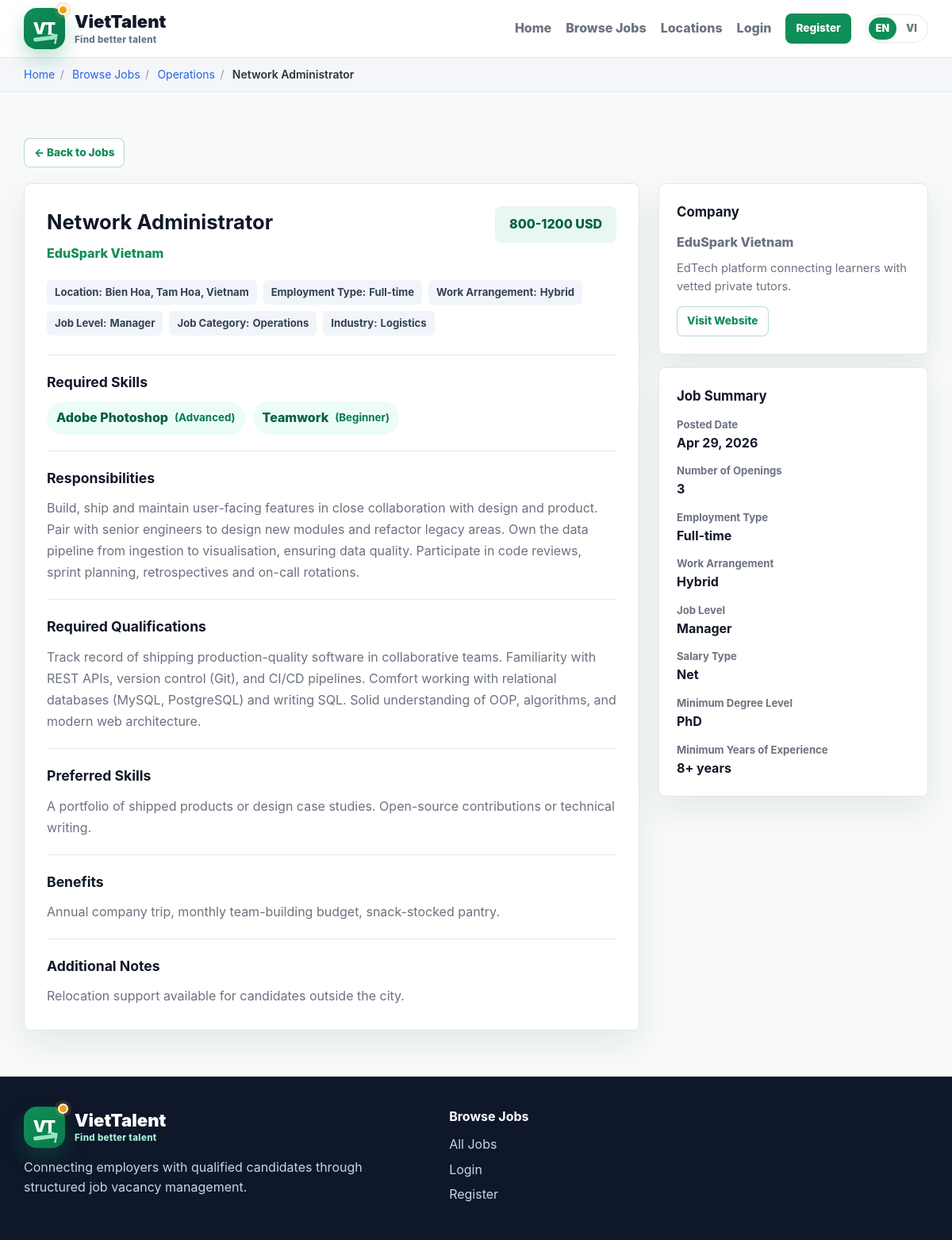
The page /public/index.php?page=job_detail&id=30 on the database its author committed.
### tables this page shows
CREATE TABLE job_vacancies (
  id INT UNSIGNED AUTO_INCREMENT PRIMARY KEY,
  employer_id INT UNSIGNED NOT NULL,
  job_title_id INT UNSIGNED NOT NULL,
  job_category_id INT UNSIGNED NOT NULL,
  employment_type_id INT UNSIGNED NOT NULL,
  industry_id INT UNSIGNED NOT NULL,
  job_level_id INT UNSIGNED NOT NULL,
  number_of_openings INT UNSIGNED NOT NULL DEFAULT 1,
  country_id INT UNSIGNED NOT NULL,
  city_id INT UNSIGNED NOT NULL,
  district_id INT UNSIGNED NULL,
  work_arrangement_id INT UNSIGNED NOT NULL,
  salary_range_id INT UNSIGNED NOT NULL,
  salary_type_id INT UNSIGNED NOT NULL,
  benefits TEXT NULL,
  responsibilities TEXT NOT NULL,
  required_qualifications TEXT NOT NULL,
  preferred_skills TEXT NULL,
  additional_notes TEXT NULL,
  degree_level_id INT UNSIGNED NOT NULL,
  experience_level_id INT UNSIGNED NOT NULL,
  status ENUM('active', 'inactive', 'removed') NOT NULL DEFAULT 'inactive',
  created_at TIMESTAMP DEFAULT CURRENT_TIMESTAMP,
  updated_at TIMESTAMP DEFAULT CURRENT_TIMESTAMP ON UPDATE CURRENT_TIMESTAMP,
  CONSTRAINT fk_job_employer FOREIGN KEY (employer_id) REFERENCES employer_profiles(id),
  CONSTRAINT fk_job_title FOREIGN KEY (job_title_id) REFERENCES job_titles(id),
  CONSTRAINT fk_job_category FOREIGN KEY (job_category_id) REFERENCES job_categories(id),
  CONSTRAINT fk_job_employment_type FOREIGN KEY (employment_type_id) REFERENCES employment_types(id),
  CONSTRAINT fk_job_industry FOREIGN KEY (industry_id) REFERENCES industries(id),
  CONSTRAINT fk_job_level FOREIGN KEY (job_level_id) REFERENCES job_levels(id),
  CONSTRAINT fk_job_country FOREIGN KEY (country_id) REFERENCES countries(id),
  CONSTRAINT fk_job_city FOREIGN KEY (city_id) REFERENCES cities(id),
  CONSTRAINT fk_job_district FOREIGN KEY (district_id) REFERENCES districts(id),
  CONSTRAINT fk_job_work_arrangement FOREIGN KEY (work_arrangement_id) REFERENCES work_arrangements(id),
  CONSTRAINT fk_job_salary_range FOREIGN KEY (salary_range_id) REFERENCES salary_ranges(id),
  CONSTRAINT fk_job_salary_type FOREIGN KEY (salary_type_id) REFERENCES salary_types(id),
  CONSTRAINT fk_job_degree FOREIGN KEY (degree_level_id) REFERENCES degree_levels(id),
  CONSTRAINT fk_job_experience FOREIGN KEY (experience_level_id) REFERENCES experience_levels(id)
);

CREATE TABLE job_titles (
  id INT UNSIGNED AUTO_INCREMENT PRIMARY KEY,
  name VARCHAR(120) NOT NULL UNIQUE,
  status ENUM('active', 'inactive') NOT NULL DEFAULT 'active'
);

CREATE TABLE employer_profiles (
  id INT UNSIGNED AUTO_INCREMENT PRIMARY KEY,
  user_id INT UNSIGNED NOT NULL UNIQUE,
  company_name VARCHAR(160) NOT NULL,
  company_website VARCHAR(255) NULL,
  company_description TEXT NULL,
  created_at TIMESTAMP DEFAULT CURRENT_TIMESTAMP,
  CONSTRAINT fk_employer_user FOREIGN KEY (user_id) REFERENCES users(id) ON DELETE CASCADE
);

CREATE TABLE salary_ranges (
  id INT UNSIGNED AUTO_INCREMENT PRIMARY KEY,
  label VARCHAR(120) NOT NULL UNIQUE,
  min_salary DECIMAL(12,2) NOT NULL,
  max_salary DECIMAL(12,2) NULL,
  currency VARCHAR(10) NOT NULL DEFAULT 'USD',
  status ENUM('active', 'inactive') NOT NULL DEFAULT 'active'
);

CREATE TABLE cities (
  id INT UNSIGNED AUTO_INCREMENT PRIMARY KEY,
  country_id INT UNSIGNED NOT NULL,
  name VARCHAR(100) NOT NULL,
  status ENUM('active', 'inactive') NOT NULL DEFAULT 'active',
  UNIQUE KEY uq_city_country (country_id, name),
  CONSTRAINT fk_city_country FOREIGN KEY (country_id) REFERENCES countries(id)
);

CREATE TABLE districts (
  id INT UNSIGNED AUTO_INCREMENT PRIMARY KEY,
  city_id INT UNSIGNED NOT NULL,
  name VARCHAR(100) NOT NULL,
  status ENUM('active', 'inactive') NOT NULL DEFAULT 'active',
  UNIQUE KEY uq_district_city (city_id, name),
  CONSTRAINT fk_district_city FOREIGN KEY (city_id) REFERENCES cities(id)
);

CREATE TABLE countries (
  id INT UNSIGNED AUTO_INCREMENT PRIMARY KEY,
  name VARCHAR(100) NOT NULL UNIQUE,
  status ENUM('active', 'inactive') NOT NULL DEFAULT 'active'
);

CREATE TABLE employment_types (
  id INT UNSIGNED AUTO_INCREMENT PRIMARY KEY,
  name VARCHAR(80) NOT NULL UNIQUE,
  status ENUM('active', 'inactive') NOT NULL DEFAULT 'active'
);

CREATE TABLE work_arrangements (
  id INT UNSIGNED AUTO_INCREMENT PRIMARY KEY,
  name VARCHAR(80) NOT NULL UNIQUE,
  status ENUM('active', 'inactive') NOT NULL DEFAULT 'active'
);

CREATE TABLE job_levels (
  id INT UNSIGNED AUTO_INCREMENT PRIMARY KEY,
  name VARCHAR(80) NOT NULL UNIQUE,
  status ENUM('active', 'inactive') NOT NULL DEFAULT 'active'
);

CREATE TABLE job_categories (
  id INT UNSIGNED AUTO_INCREMENT PRIMARY KEY,
  name VARCHAR(120) NOT NULL UNIQUE,
  status ENUM('active', 'inactive') NOT NULL DEFAULT 'active'
);

CREATE TABLE industries (
  id INT UNSIGNED AUTO_INCREMENT PRIMARY KEY,
  name VARCHAR(120) NOT NULL UNIQUE,
  status ENUM('active', 'inactive') NOT NULL DEFAULT 'active'
);

CREATE TABLE job_vacancy_skills (
  job_vacancy_id INT UNSIGNED NOT NULL,
  skill_id INT UNSIGNED NOT NULL,
  proficiency_level_id INT UNSIGNED NOT NULL,
  PRIMARY KEY (job_vacancy_id, skill_id),
  CONSTRAINT fk_jvs_job FOREIGN KEY (job_vacancy_id) REFERENCES job_vacancies(id) ON DELETE CASCADE,
  CONSTRAINT fk_jvs_skill FOREIGN KEY (skill_id) REFERENCES skills(id),
  CONSTRAINT fk_jvs_proficiency FOREIGN KEY (proficiency_level_id) REFERENCES proficiency_levels(id)
);

CREATE TABLE skills (
  id INT UNSIGNED AUTO_INCREMENT PRIMARY KEY,
  name VARCHAR(120) NOT NULL UNIQUE,
  status ENUM('active', 'inactive') NOT NULL DEFAULT 'active'
);

CREATE TABLE proficiency_levels (
  id INT UNSIGNED AUTO_INCREMENT PRIMARY KEY,
  name VARCHAR(80) NOT NULL UNIQUE,
  status ENUM('active', 'inactive') NOT NULL DEFAULT 'active'
);

CREATE TABLE salary_types (
  id INT UNSIGNED AUTO_INCREMENT PRIMARY KEY,
  name VARCHAR(80) NOT NULL UNIQUE,
  status ENUM('active', 'inactive') NOT NULL DEFAULT 'active'
);

CREATE TABLE degree_levels (
  id INT UNSIGNED AUTO_INCREMENT PRIMARY KEY,
  name VARCHAR(100) NOT NULL UNIQUE,
  status ENUM('active', 'inactive') NOT NULL DEFAULT 'active'
);

CREATE TABLE experience_levels (
  id INT UNSIGNED AUTO_INCREMENT PRIMARY KEY,
  name VARCHAR(100) NOT NULL UNIQUE,
  status ENUM('active', 'inactive') NOT NULL DEFAULT 'active'
);

### resources/views/jobs/detail.php (the view, shortened to what the rows shown need)
<section class="section">
    <div class="container">
        <div class="job-detail-layout">
            <div class="job-detail-main">
                <div class="card job-detail-card">
                    <div class="job-detail-header">
                        <div>
                            <h1><?= e($job['job_title_name'] ?? '') ?></h1>
                            <span class="job-detail-company"><?= e($job['company_name'] ?? '') ?></span>
                        </div>
                        <div class="job-detail-salary"><?= e($job['salary_range_label'] ?? t('negotiable')) ?></div>
                    </div>
                    <div class="job-detail-badges">
                        <span class="meta-badge"><strong><?= e(t('location')) ?>:</strong> <?= e($job['city_name'] ?? '') ?><?= !empty($job['district_name']) ? ', ' . e($job['district_name']) : '' ?>, <?= e($job['country_name'] ?? '') ?></span>
                        <span class="meta-badge"><strong><?= e(t('employment_type')) ?>:</strong> <?= e($job['employment_type_name'] ?? '') ?></span>
                        <span class="meta-badge"><strong><?= e(t('work_arrangement')) ?>:</strong> <?= e($job['work_arrangement_name'] ?? '') ?></span>
                        <span class="meta-badge"><strong><?= e(t('job_level')) ?>:</strong> <?= e($job['job_level_name'] ?? '') ?></span>
                        <span class="meta-badge"><strong><?= e(t('job_category')) ?>:</strong> <?= e($job['job_category_name'] ?? '') ?></span>
                        <span class="meta-badge"><strong><?= e(t('industry')) ?>:</strong> <?= e($job['industry_name'] ?? '') ?></span>
                    </div>
                    <?php if (!empty($skills)): ?>
                        <div class="job-detail-section">
                            <h2><?= e(t('required_skills')) ?></h2>
                            <div class="skill-pill-wrap">
                                <?php foreach ($skills as $sk): ?>
                                    <span class="skill-pill"><?= e($sk['skill_name']) ?> <small>(<?= e($sk['proficiency_name']) ?>)</small></span>
                                <?php endforeach; ?>
                            </div>
                        </div>
                    <?php endif; ?>
                    <div class="job-detail-section">
                        <h2><?= e(t('responsibilities')) ?></h2>
                        <div class="job-detail-text"><?= nl2br(e($job['responsibilities'] ?? '')) ?></div>
                    </div>
                    <div class="job-detail-section">
                        <h2><?= e(t('required_qualifications')) ?></h2>
                        <div class="job-detail-text"><?= nl2br(e($job['required_qualifications'] ?? '')) ?></div>
                    </div>
                    <?php if (!empty($job['preferred_skills'])): ?>
                        <div class="job-detail-section">
                            <h2><?= e(t('preferred_skills')) ?></h2>
                            <div class="job-detail-text"><?= nl2br(e($job['preferred_skills'])) ?></div>
                        </div>
                    <?php endif; ?>
                    <?php if (!empty($job['benefits'])): ?>
                        <div class="job-detail-section">
                            <h2><?= e(t('benefits')) ?></h2>
                            <div class="job-detail-text"><?= nl2br(e($job['benefits'])) ?></div>
                        </div>
                    <?php endif; ?>
                    <?php if (!empty($job['additional_notes'])): ?>
                        <div class="job-detail-section">
                            <h2><?= e(t('additional_notes')) ?></h2>
                            <div class="job-detail-text"><?= nl2br(e($job['additional_notes'])) ?></div>
                        </div>
                    <?php endif; ?>
                </div>
            </div>
            <aside class="job-detail-sidebar">
                <div class="card job-sidebar-card">
                    <h2><?= e(t('company')) ?></h2>
                    <p class="job-sidebar-company"><?= e($job['company_name'] ?? '') ?></p>
                    <?php if (!empty($job['company_description'])): ?>
                        <p class="job-sidebar-desc"><?= nl2br(e($job['company_description'])) ?></p>
                    <?php endif; ?>
                    <?php if (!empty($job['company_website'])): ?>
                        <a class="btn btn-outline btn-sm" href="<?= e($job['company_website']) ?>" target="_blank" rel="noopener noreferrer"><?= e(t('visit_website')) ?></a>
                    <?php endif; ?>
                </div>
                <div class="card job-sidebar-card">
                    <h2><?= e(t('job_summary')) ?></h2>
                    <dl class="job-summary-list">
                        <dt><?= e(t('posted_date')) ?></dt>
                        <dd><?= !empty($job['created_at']) ? e(date('M d, Y', strtotime($job['created_at']))) : 'N/A' ?></dd>
                        <dt><?= e(t('number_of_openings')) ?></dt>
                        <dd><?= e((string)($job['number_of_openings'] ?? 'N/A')) ?></dd>
                        <dt><?= e(t('employment_type')) ?></dt>
                        <dd><?= e($job['employment_type_name'] ?? 'N/A') ?></dd>
                        <dt><?= e(t('work_arrangement')) ?></dt>
                        <dd><?= e($job['work_arrangement_name'] ?? 'N/A') ?></dd>
                        <dt><?= e(t('job_level')) ?></dt>
                        <dd><?= e($job['job_level_name'] ?? 'N/A') ?></dd>
                        <dt><?= e(t('salary_type')) ?></dt>
                        <dd><?= e($job['salary_type_name'] ?? 'N/A') ?></dd>
                        <dt><?= e(t('minimum_degree_level')) ?></dt>
                        <dd><?= e($job['degree_level_name'] ?? 'N/A') ?></dd>
                        <dt><?= e(t('minimum_years_of_experience')) ?></dt>
                        <dd><?= e($job['experience_level_name'] ?? 'N/A') ?></dd>
                    </dl>
                </div>
            </aside>
        </div>
    </div>
</section>

### rows shown on the page
job_vacancies: job_title.name "Network Administrator", employer.company_name "EduSpark Vietnam", salary_range.label "800-1200 USD", city.name "Bien Hoa", district.name "Tam Hoa", country.name "Vietnam", employment_type.name "Full-time", work_arrangement.name "Hybrid", job_level.name "Manager", job_category.name "Operations", industry.name "Logistics", responsibilities "Build, ship and maintain user-facing features in close collaboration with design and product. Pair with senior engineers to design new modules and refactor legacy areas. Own the data pipeline from ingestion to visualisation, ensuring data quality. Participate in code reviews, sprint planning, retrospectives and on-call rotations.", required_qualifications "Track record of shipping production-quality software in collaborative teams. Familiarity with REST APIs, version control (Git), and CI/CD pipelines. Comfort working with relational databases (MySQL, PostgreSQL) and writing SQL. Solid understanding of OOP, algorithms, and modern web architecture.", preferred_skills "A portfolio of shipped products or design case studies. Open-source contributions or technical writing.", benefits "Annual company trip, monthly team-building budget, snack-stocked pantry.", additional_notes "Relocation support available for candidates outside the city.", employer.company_description "EdTech platform connecting learners with vetted private tutors.", created_at "Apr 29, 2026", number_of_openings "3", salary_type.name "Net", degree_level.name "PhD", experience_level.name "8+ years"
job_vacancy_skills: skill.name "Adobe Photoshop", proficiency_level.name "Advanced"
job_vacancy_skills: skill.name "Teamwork", proficiency_level.name "Beginner"

### other values the page prints
APP_NAME "VietTalent VietTalent"
$logoTagline "Find better talent Find better talent"
t('home') "Home"
t('browse_jobs') "Browse Jobs"
t('locations_nav') "Locations"
t('login') "Login"
t('register') "Register"
$crumb['label'] "Home"
$crumb['label'] "Browse Jobs"
$crumb['label'] "Operations"
$crumb['label'] "Network Administrator"
t('back_to_jobs') "Back to Jobs"
t('location') "Location"
t('employment_type') "Employment Type"
t('work_arrangement') "Work Arrangement"
